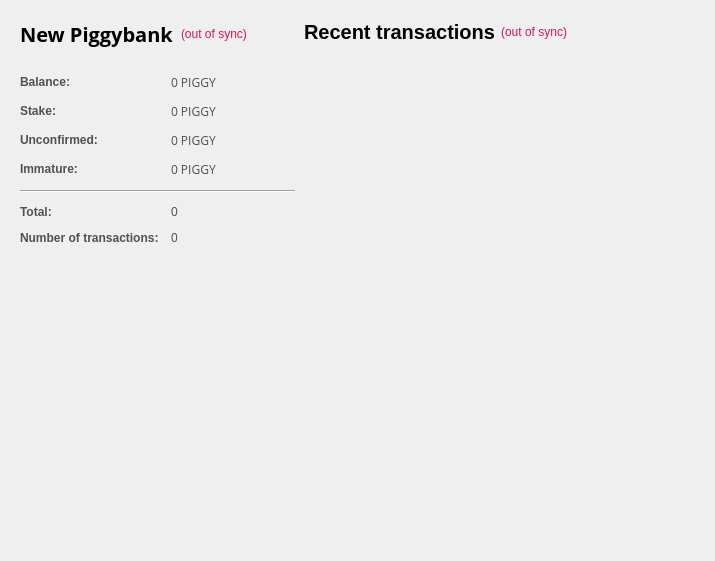
<?xml version="1.0" encoding="UTF-8"?>
<ui version="4.0">
 <class>OverviewPage</class>
 <widget class="QWidget" name="OverviewPage">
  <property name="geometry">
   <rect>
    <x>0</x>
    <y>0</y>
    <width>575</width>
    <height>417</height>
   </rect>
  </property>
  <property name="sizePolicy">
   <sizepolicy hsizetype="Minimum" vsizetype="Preferred">
    <horstretch>0</horstretch>
    <verstretch>0</verstretch>
   </sizepolicy>
  </property>
  <property name="maximumSize">
   <size>
    <width>575</width>
    <height>16777215</height>
   </size>
  </property>
  <property name="windowTitle">
   <string>Form</string>
  </property>
  <property name="styleSheet">
   <string notr="true">color:#505050;
font-family:'Open Sans,sans-serif';</string>
  </property>
  <layout class="QGridLayout" name="gridLayout_2">
   <property name="sizeConstraint">
    <enum>QLayout::SetFixedSize</enum>
   </property>
   <property name="leftMargin">
    <number>11</number>
   </property>
   <property name="horizontalSpacing">
    <number>0</number>
   </property>
   <item row="1" column="1">
    <layout class="QVBoxLayout" name="verticalLayout_3">
     <property name="spacing">
      <number>7</number>
     </property>
     <item>
      <widget class="QFrame" name="frame_2">
       <property name="sizePolicy">
        <sizepolicy hsizetype="Fixed" vsizetype="Preferred">
         <horstretch>0</horstretch>
         <verstretch>0</verstretch>
        </sizepolicy>
       </property>
       <property name="minimumSize">
        <size>
         <width>400</width>
         <height>0</height>
        </size>
       </property>
       <property name="maximumSize">
        <size>
         <width>450</width>
         <height>16777215</height>
        </size>
       </property>
       <layout class="QVBoxLayout" name="verticalLayout">
        <property name="leftMargin">
         <number>0</number>
        </property>
        <item>
         <layout class="QHBoxLayout" name="horizontalLayout_2">
          <item>
           <widget class="QLabel" name="label_4">
            <property name="text">
             <string>&lt;html&gt;&lt;head/&gt;&lt;body&gt;&lt;p&gt;&lt;span style=&quot; font-size:20px; font-weight:600; color:#000000;&quot;&gt;Recent transactions&lt;/span&gt;&lt;/p&gt;&lt;/body&gt;&lt;/html&gt;</string>
            </property>
           </widget>
          </item>
          <item>
           <widget class="QLabel" name="labelTransactionsStatus">
            <property name="toolTip">
             <string>The displayed information may be out of date. Your New Piggybank automatically synchronizes with the newpiggycoin network after a connection is established, but this process has not completed yet.</string>
            </property>
            <property name="styleSheet">
             <string notr="true">QLabel { color: red; }</string>
            </property>
            <property name="text">
             <string notr="true">&lt;html&gt;&lt;head/&gt;&lt;body&gt;&lt;p&gt;&lt;span style=&quot; color:#d31360;&quot;&gt;(out of sync)&lt;/span&gt;&lt;/p&gt;&lt;/body&gt;&lt;/html&gt;</string>
            </property>
            <property name="alignment">
             <set>Qt::AlignRight|Qt::AlignTrailing|Qt::AlignVCenter</set>
            </property>
           </widget>
          </item>
          <item>
           <spacer name="horizontalSpacer">
            <property name="orientation">
             <enum>Qt::Horizontal</enum>
            </property>
            <property name="sizeHint" stdset="0">
             <size>
              <width>40</width>
              <height>20</height>
             </size>
            </property>
           </spacer>
          </item>
         </layout>
        </item>
        <item>
         <spacer name="verticalSpacer_6">
          <property name="orientation">
           <enum>Qt::Vertical</enum>
          </property>
          <property name="sizeType">
           <enum>QSizePolicy::Maximum</enum>
          </property>
          <property name="sizeHint" stdset="0">
           <size>
            <width>20</width>
            <height>13</height>
           </size>
          </property>
         </spacer>
        </item>
        <item>
         <widget class="QListView" name="listTransactions">
          <property name="sizePolicy">
           <sizepolicy hsizetype="Fixed" vsizetype="Expanding">
            <horstretch>0</horstretch>
            <verstretch>0</verstretch>
           </sizepolicy>
          </property>
          <property name="maximumSize">
           <size>
            <width>400</width>
            <height>16777215</height>
           </size>
          </property>
          <property name="styleSheet">
           <string notr="true">QListView { background: transparent;font-size:12px;  }</string>
          </property>
          <property name="frameShape">
           <enum>QFrame::NoFrame</enum>
          </property>
          <property name="verticalScrollBarPolicy">
           <enum>Qt::ScrollBarAlwaysOff</enum>
          </property>
          <property name="horizontalScrollBarPolicy">
           <enum>Qt::ScrollBarAlwaysOff</enum>
          </property>
          <property name="selectionMode">
           <enum>QAbstractItemView::NoSelection</enum>
          </property>
         </widget>
        </item>
       </layout>
      </widget>
     </item>
    </layout>
   </item>
   <item row="1" column="0">
    <layout class="QVBoxLayout" name="verticalLayout_2">
     <property name="spacing">
      <number>1</number>
     </property>
     <item>
      <widget class="QFrame" name="frame">
       <property name="sizePolicy">
        <sizepolicy hsizetype="Fixed" vsizetype="Preferred">
         <horstretch>0</horstretch>
         <verstretch>0</verstretch>
        </sizepolicy>
       </property>
       <property name="maximumSize">
        <size>
         <width>350</width>
         <height>16777215</height>
        </size>
       </property>
       <layout class="QVBoxLayout" name="verticalLayout_4">
        <item>
         <layout class="QHBoxLayout" name="horizontalLayout_4">
          <property name="spacing">
           <number>7</number>
          </property>
          <item>
           <widget class="QLabel" name="label_5">
            <property name="font">
             <font>
              <family>Open Sans,sans-serif</family>
             </font>
            </property>
            <property name="text">
             <string>&lt;html&gt;&lt;head/&gt;&lt;body&gt;&lt;p&gt;&lt;span style=&quot; font-size:20px; font-weight:600; color:#000000;&quot;&gt;New Piggybank&lt;/span&gt;&lt;/p&gt;&lt;/body&gt;&lt;/html&gt;</string>
            </property>
           </widget>
          </item>
          <item>
           <widget class="QLabel" name="labelWalletStatus">
            <property name="toolTip">
             <string>The displayed information may be out of date. Your New Piggybank automatically synchronizes with the newpiggycoin network after a connection is established, but this process has not completed yet.</string>
            </property>
            <property name="styleSheet">
             <string notr="true">QLabel { color: red; }</string>
            </property>
            <property name="text">
             <string notr="true">&lt;html&gt;&lt;head/&gt;&lt;body&gt;&lt;p&gt;&lt;span style=&quot; color:#d31360;&quot;&gt;(out of sync)&lt;/span&gt;&lt;/p&gt;&lt;/body&gt;&lt;/html&gt;</string>
            </property>
            <property name="alignment">
             <set>Qt::AlignLeading|Qt::AlignLeft|Qt::AlignVCenter</set>
            </property>
           </widget>
          </item>
          <item>
           <spacer name="horizontalSpacer_2">
            <property name="orientation">
             <enum>Qt::Horizontal</enum>
            </property>
            <property name="sizeHint" stdset="0">
             <size>
              <width>40</width>
              <height>20</height>
             </size>
            </property>
           </spacer>
          </item>
         </layout>
        </item>
        <item>
         <spacer name="verticalSpacer_5">
          <property name="orientation">
           <enum>Qt::Vertical</enum>
          </property>
          <property name="sizeType">
           <enum>QSizePolicy::Maximum</enum>
          </property>
          <property name="sizeHint" stdset="0">
           <size>
            <width>20</width>
            <height>20</height>
           </size>
          </property>
         </spacer>
        </item>
        <item>
         <layout class="QFormLayout" name="formLayout_2">
          <property name="fieldGrowthPolicy">
           <enum>QFormLayout::AllNonFixedFieldsGrow</enum>
          </property>
          <property name="horizontalSpacing">
           <number>12</number>
          </property>
          <property name="verticalSpacing">
           <number>12</number>
          </property>
          <item row="0" column="0">
           <widget class="QLabel" name="label">
            <property name="text">
             <string>&lt;html&gt;&lt;head/&gt;&lt;body&gt;&lt;p&gt;&lt;span style=&quot; font-weight:600;&quot;&gt;Balance:&lt;/span&gt;&lt;/p&gt;&lt;/body&gt;&lt;/html&gt;</string>
            </property>
           </widget>
          </item>
          <item row="0" column="1">
           <widget class="QLabel" name="labelBalance">
            <property name="font">
             <font>
              <family>Open Sans,sans-serif</family>
             </font>
            </property>
            <property name="cursor">
             <cursorShape>IBeamCursor</cursorShape>
            </property>
            <property name="toolTip">
             <string>Your current balance</string>
            </property>
            <property name="text">
             <string notr="true">0 PIGGY</string>
            </property>
            <property name="textInteractionFlags">
             <set>Qt::LinksAccessibleByMouse|Qt::TextSelectableByKeyboard|Qt::TextSelectableByMouse</set>
            </property>
           </widget>
          </item>
          <item row="1" column="0">
           <widget class="QLabel" name="label_6">
            <property name="text">
             <string>&lt;html&gt;&lt;head/&gt;&lt;body&gt;&lt;p&gt;&lt;span style=&quot; font-weight:600;&quot;&gt;Stake:&lt;/span&gt;&lt;/p&gt;&lt;/body&gt;&lt;/html&gt;</string>
            </property>
           </widget>
          </item>
          <item row="1" column="1">
           <widget class="QLabel" name="labelStake">
            <property name="font">
             <font>
              <family>Open Sans,sans-serif</family>
             </font>
            </property>
            <property name="cursor">
             <cursorShape>IBeamCursor</cursorShape>
            </property>
            <property name="toolTip">
             <string>Total of coins that was staked, and do not yet count toward the current balance</string>
            </property>
            <property name="text">
             <string notr="true">0 PIGGY</string>
            </property>
            <property name="textInteractionFlags">
             <set>Qt::LinksAccessibleByMouse|Qt::TextSelectableByKeyboard|Qt::TextSelectableByMouse</set>
            </property>
           </widget>
          </item>
          <item row="2" column="0">
           <widget class="QLabel" name="label_3">
            <property name="text">
             <string>&lt;html&gt;&lt;head/&gt;&lt;body&gt;&lt;p&gt;&lt;span style=&quot; font-weight:600;&quot;&gt;Unconfirmed:&lt;/span&gt;&lt;/p&gt;&lt;/body&gt;&lt;/html&gt;</string>
            </property>
           </widget>
          </item>
          <item row="2" column="1">
           <widget class="QLabel" name="labelUnconfirmed">
            <property name="font">
             <font>
              <family>Open Sans,sans-serif</family>
             </font>
            </property>
            <property name="cursor">
             <cursorShape>IBeamCursor</cursorShape>
            </property>
            <property name="toolTip">
             <string>Total of transactions that have yet to be confirmed, and do not yet count toward the current balance</string>
            </property>
            <property name="text">
             <string notr="true">0 PIGGY</string>
            </property>
            <property name="textInteractionFlags">
             <set>Qt::LinksAccessibleByMouse|Qt::TextSelectableByKeyboard|Qt::TextSelectableByMouse</set>
            </property>
           </widget>
          </item>
          <item row="3" column="0">
           <widget class="QLabel" name="labelImmatureText">
            <property name="text">
             <string>&lt;html&gt;&lt;head/&gt;&lt;body&gt;&lt;p&gt;&lt;span style=&quot; font-weight:600;&quot;&gt;Immature:&lt;/span&gt;&lt;/p&gt;&lt;/body&gt;&lt;/html&gt;</string>
            </property>
           </widget>
          </item>
          <item row="3" column="1">
           <widget class="QLabel" name="labelImmature">
            <property name="font">
             <font>
              <family>Open Sans,sans-serif</family>
             </font>
            </property>
            <property name="toolTip">
             <string>Mined balance that has not yet matured</string>
            </property>
            <property name="text">
             <string notr="true">0 PIGGY</string>
            </property>
            <property name="textInteractionFlags">
             <set>Qt::LinksAccessibleByMouse|Qt::TextSelectableByKeyboard|Qt::TextSelectableByMouse</set>
            </property>
           </widget>
          </item>
          <item row="4" column="0" colspan="2">
           <widget class="Line" name="line">
            <property name="sizePolicy">
             <sizepolicy hsizetype="Expanding" vsizetype="Fixed">
              <horstretch>140</horstretch>
              <verstretch>0</verstretch>
             </sizepolicy>
            </property>
            <property name="orientation">
             <enum>Qt::Horizontal</enum>
            </property>
           </widget>
          </item>
          <item row="5" column="0">
           <widget class="QLabel" name="label_10">
            <property name="text">
             <string>&lt;html&gt;&lt;head/&gt;&lt;body&gt;&lt;p&gt;&lt;span style=&quot; font-weight:600;&quot;&gt;Total:&lt;/span&gt;&lt;/p&gt;&lt;/body&gt;&lt;/html&gt;</string>
            </property>
           </widget>
          </item>
          <item row="5" column="1">
           <widget class="QLabel" name="labelTotal">
            <property name="toolTip">
             <string>Total number of transactions in new piggybank</string>
            </property>
            <property name="text">
             <string notr="true">0</string>
            </property>
           </widget>
          </item>
          <item row="6" column="0">
           <widget class="QLabel" name="label_2">
            <property name="text">
             <string>&lt;html&gt;&lt;head/&gt;&lt;body&gt;&lt;p&gt;&lt;span style=&quot; font-weight:600;&quot;&gt;Number of transactions:&lt;/span&gt;&lt;/p&gt;&lt;/body&gt;&lt;/html&gt;</string>
            </property>
           </widget>
          </item>
          <item row="6" column="1">
           <widget class="QLabel" name="labelNumTransactions">
            <property name="toolTip">
             <string>Total number of transactions in new piggybank</string>
            </property>
            <property name="text">
             <string notr="true">0</string>
            </property>
           </widget>
          </item>
         </layout>
        </item>
        <item>
         <spacer name="verticalSpacer_2">
          <property name="orientation">
           <enum>Qt::Vertical</enum>
          </property>
          <property name="sizeHint" stdset="0">
           <size>
            <width>20</width>
            <height>20</height>
           </size>
          </property>
         </spacer>
        </item>
        <item>
         <widget class="QWidget" name="widget" native="true">
          <property name="minimumSize">
           <size>
            <width>275</width>
            <height>250</height>
           </size>
          </property>
          <property name="styleSheet">
           <string notr="true">image: url(:/images/wallet);</string>
          </property>
         </widget>
        </item>
        <item>
         <spacer name="verticalSpacer">
          <property name="orientation">
           <enum>Qt::Vertical</enum>
          </property>
          <property name="sizeHint" stdset="0">
           <size>
            <width>20</width>
            <height>20</height>
           </size>
          </property>
         </spacer>
        </item>
       </layout>
      </widget>
     </item>
    </layout>
   </item>
  </layout>
 </widget>
 <resources/>
 <connections/>
</ui>
